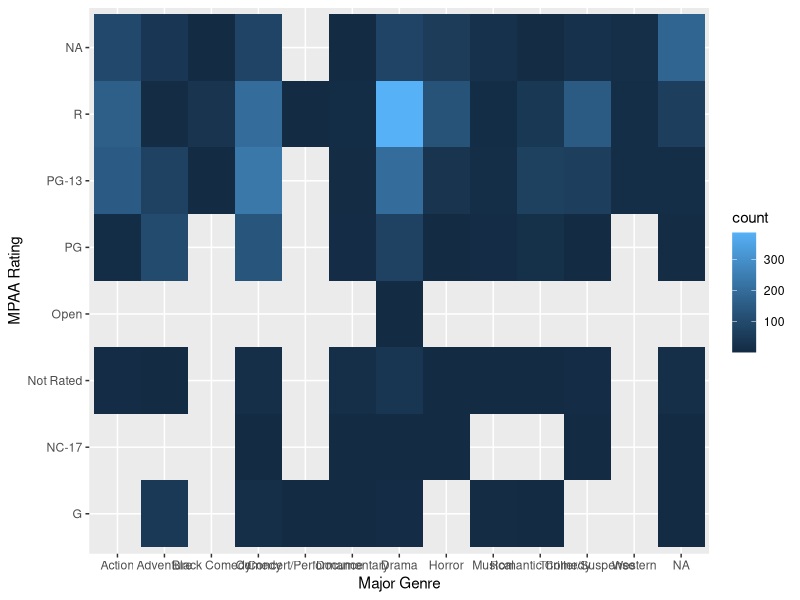

The R source for this figure:
library(tidyverse)

df <- read_csv("data/movies.csv")
ggplot(df) +
  geom_bin_2d(aes(x = `Major Genre`, y = `MPAA Rating`))
